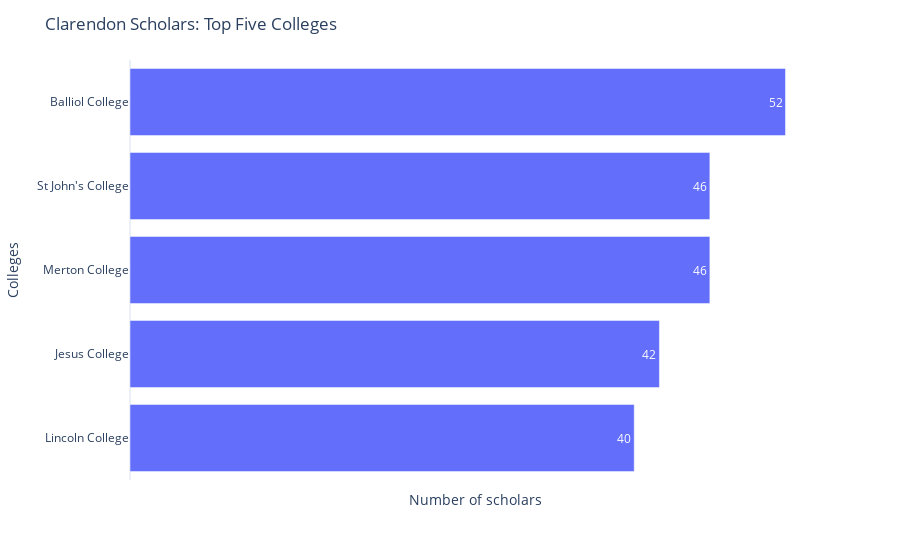

The cell this chart's notebook holds for it:
### Markdown cell above
**b. Clarendon Scholars by College**

### Code cell
scholars_by_college = scholar_data["College"].value_counts()[:5]
create_barchart(scholars_by_college, "Colleges", "Clarendon Scholars: Top Five Colleges")

### Figure 1 — Plotly figure (JSON) as saved in the notebook; plotly's stock layout.template omitted (floating-point values rounded to 4 significant figures)
{"data": [{"alignmentgroup": "True", "hovertemplate": "x=%{x}<br>index=%{y}<br>text=%{text}<extra></extra>", "legendgroup": "", "marker": {"color": "#636efa", "pattern": {"shape": ""}}, "name": "", "offsetgroup": "", "orientation": "h", "showlegend": false, "text": [52, 46, 46, 42, 40], "textposition": "inside", "type": "bar", "x": [52, 46, 46, 42, 40], "xaxis": "x", "y": ["Balliol College", "Merton College", "St John's College", "Jesus College", "Lincoln College"], "yaxis": "y"}], "layout": {"barmode": "relative", "legend": {"tracegroupgap": 0}, "margin": {"t": 60}, "title": {"text": "Clarendon Scholars: Top Five Colleges"}, "uniformtext": {"minsize": 8, "mode": "hide"}, "xaxis": {"anchor": "y", "domain": [0, 1], "showgrid": false, "showticklabels": false, "title": {"text": "Number of scholars"}}, "yaxis": {"anchor": "x", "categoryorder": "total ascending", "domain": [0, 1], "title": {"text": "Colleges"}}}}
